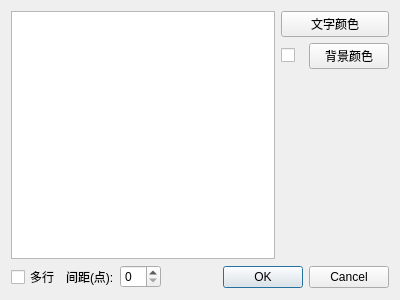
<?xml version="1.0" encoding="UTF-8"?>
<ui version="4.0">
 <class>ColorMultiLine</class>
 <widget class="QDialog" name="ColorMultiLine">
  <property name="geometry">
   <rect>
    <x>0</x>
    <y>0</y>
    <width>400</width>
    <height>300</height>
   </rect>
  </property>
  <property name="windowTitle">
   <string>Dialog</string>
  </property>
  <layout class="QGridLayout" name="gridLayout">
   <item row="0" column="0" colspan="2">
    <widget class="QTextEdit" name="textEdit"/>
   </item>
   <item row="0" column="2">
    <layout class="QVBoxLayout" name="verticalLayout">
     <item>
      <widget class="QPushButton" name="foreground_btn">
       <property name="text">
        <string>文字颜色</string>
       </property>
      </widget>
     </item>
     <item>
      <layout class="QHBoxLayout" name="horizontalLayout_2">
       <item>
        <widget class="QCheckBox" name="checkBox_bgcolor">
         <property name="text">
          <string/>
         </property>
        </widget>
       </item>
       <item>
        <widget class="QPushButton" name="background_btn">
         <property name="text">
          <string>背景颜色</string>
         </property>
        </widget>
       </item>
      </layout>
     </item>
     <item>
      <spacer name="verticalSpacer">
       <property name="orientation">
        <enum>Qt::Vertical</enum>
       </property>
       <property name="sizeHint" stdset="0">
        <size>
         <width>20</width>
         <height>40</height>
        </size>
       </property>
      </spacer>
     </item>
    </layout>
   </item>
   <item row="1" column="0">
    <layout class="QHBoxLayout" name="horizontalLayout">
     <item>
      <widget class="QCheckBox" name="checkBox_multiLine">
       <property name="text">
        <string>多行</string>
       </property>
      </widget>
     </item>
     <item>
      <widget class="QLabel" name="label">
       <property name="text">
        <string>间距(点):</string>
       </property>
      </widget>
     </item>
     <item>
      <widget class="QSpinBox" name="point_spinBox"/>
     </item>
    </layout>
   </item>
   <item row="1" column="1" colspan="2">
    <widget class="QDialogButtonBox" name="buttonBox">
     <property name="orientation">
      <enum>Qt::Horizontal</enum>
     </property>
     <property name="standardButtons">
      <set>QDialogButtonBox::Cancel|QDialogButtonBox::Ok</set>
     </property>
    </widget>
   </item>
  </layout>
 </widget>
 <resources/>
 <connections>
  <connection>
   <sender>buttonBox</sender>
   <signal>accepted()</signal>
   <receiver>ColorMultiLine</receiver>
   <slot>accept()</slot>
   <hints>
    <hint type="sourcelabel">
     <x>387</x>
     <y>282</y>
    </hint>
    <hint type="destinationlabel">
     <x>157</x>
     <y>274</y>
    </hint>
   </hints>
  </connection>
  <connection>
   <sender>buttonBox</sender>
   <signal>rejected()</signal>
   <receiver>ColorMultiLine</receiver>
   <slot>reject()</slot>
   <hints>
    <hint type="sourcelabel">
     <x>390</x>
     <y>288</y>
    </hint>
    <hint type="destinationlabel">
     <x>286</x>
     <y>274</y>
    </hint>
   </hints>
  </connection>
 </connections>
</ui>
